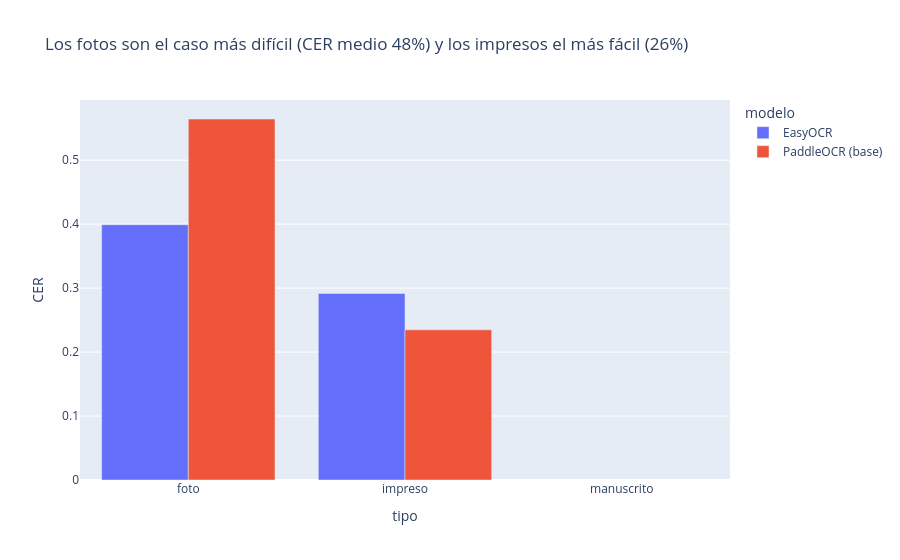

This figure's notebook cell:
### Markdown cell above
## 5. Casos difíciles: por tipo de documento y por condición de audio

### Code cell
por_tipo = pd.concat([base_doc, alt_doc]).groupby(["tipo", "modelo"]).CER.mean().reset_index()
peor = por_tipo.groupby("tipo").CER.mean()
if peor.isna().all():
    print("Sin referencias de documentos todavía: el gráfico de CER por tipo se genera al completar datos/referencias_documentos.csv")
else:
    fig = px.bar(por_tipo, x="tipo", y="CER", color="modelo", barmode="group",
                 title=f"Los {peor.idxmax()}s son el caso más difícil (CER medio {peor.max():.0%}) y los {peor.idxmin()}s el más fácil ({peor.min():.0%})")
    mostrar(fig, "g4_cer_por_tipo")
por_tipo.pivot(index="tipo", columns="modelo", values="CER").round(3)

### Figure 1 — Plotly figure (JSON) as saved in the notebook; plotly's stock layout.template omitted (floating-point values rounded to 4 significant figures)
{"data": [{"alignmentgroup": "True", "hovertemplate": "modelo=EasyOCR<br>tipo=%{x}<br>CER=%{y}<extra></extra>", "legendgroup": "EasyOCR", "marker": {"color": "#636efa", "pattern": {"shape": ""}}, "name": "EasyOCR", "offsetgroup": "EasyOCR", "orientation": "v", "showlegend": true, "textposition": "auto", "type": "bar", "x": ["foto", "impreso", "manuscrito"], "xaxis": "x", "y": [0.3991, 0.2917, NaN], "yaxis": "y"}, {"alignmentgroup": "True", "hovertemplate": "modelo=PaddleOCR (base)<br>tipo=%{x}<br>CER=%{y}<extra></extra>", "legendgroup": "PaddleOCR (base)", "marker": {"color": "#EF553B", "pattern": {"shape": ""}}, "name": "PaddleOCR (base)", "offsetgroup": "PaddleOCR (base)", "orientation": "v", "showlegend": true, "textposition": "auto", "type": "bar", "x": ["foto", "impreso", "manuscrito"], "xaxis": "x", "y": [0.5644, 0.2347, NaN], "yaxis": "y"}], "layout": {"barmode": "group", "legend": {"title": {"text": "modelo"}, "tracegroupgap": 0}, "title": {"text": "Los fotos son el caso más difícil (CER medio 48%) y los impresos el más fácil (26%)"}, "xaxis": {"anchor": "y", "domain": [0.0, 1.0], "title": {"text": "tipo"}}, "yaxis": {"anchor": "x", "domain": [0.0, 1.0], "title": {"text": "CER"}}}}
